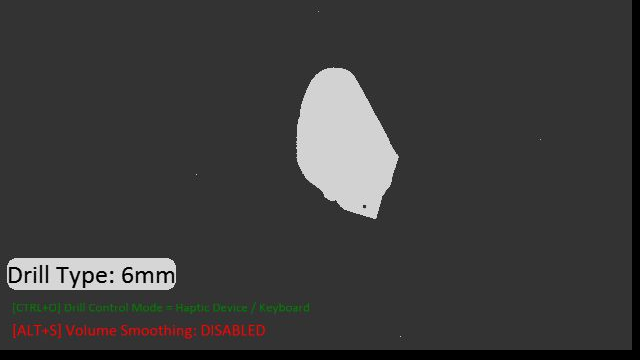
#> input picture scripts/eval_images/AMBFSegm_modified_1681758664791289091.png, 640 x 360 px
$ python deleteBgd.py eval_images
#> lines starting #> are read from the running program, lines starting #| are printed output that depends on the picture; after the words box and inside, x2 and y2 are one past the last pixel; in counts of white or black regions, pixels touching at a corner belong together
# Import the library OpenCV

import cv2
import sys
import os
from natsort import natsorted
  # Import the image

file_dir = sys.argv[1]
files = natsorted(os.listdir(file_dir))
  # Read the image
for file in files:
    src = cv2.imread(os.path.join(file_dir, file), 1)
#> src is the input picture: shape (360, 640, 3); mean B, G, R 58.9, 59.2, 59.7
  # Convert image to image gray

    tmp = cv2.cvtColor(src, cv2.COLOR_BGR2GRAY)

  # Applying thresholding technique

    _, alpha = cv2.threshold(tmp, 0, 255, cv2.THRESH_BINARY)
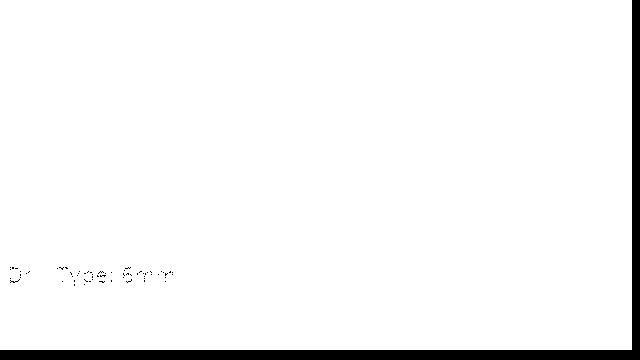
#> alpha: shape (360, 640); 95.9% white; 65 black regions (64 under 20 px), largest, box (x1, y1, x2, y2) and area: (0, 0, 640, 360) 9200
    # print(alpha.shape, alpha)

  # Using cv2.split() to split channels

    # of coloured image

    b, g, r = cv2.split(src)

    # Making list of Red, Green, Blue

    # Channels and alpha
    # b = b+18
    # g = g+153
    # r = r+255
    rgba = [b, g, r, alpha]

    # Using cv2.merge() to merge rgba

    # into a coloured/multi-channeled image

    dst = cv2.merge(rgba, 4)
    # Writing and saving to a new image

    cv2.imwrite(os.path.join(file_dir, file), dst)
#> pass 2 of the loop `for file in files:`:
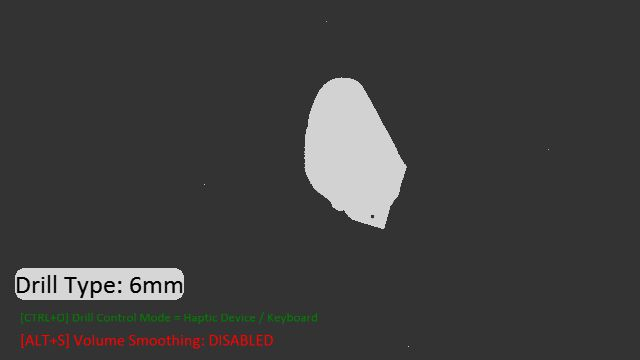
#> input picture scripts/eval_images/AMBFSegm_raw_1681758664791289091.png, 640 x 360 px
#> src is the input picture: shape (360, 640, 3); mean B, G, R 60.9, 61.3, 61.8
#> `_, alpha = cv2.threshold(tmp, 0, 255, cv2.THRESH_BINARY)`:
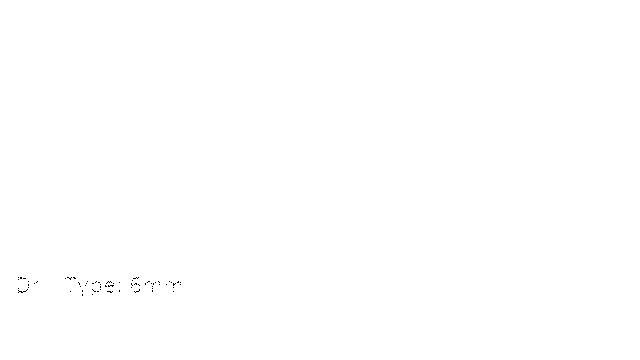
#> alpha: shape (360, 640); 99.9% white; black in thin lines or dots, all inside (x1, y1, x2, y2) = (18, 277, 181, 296)
